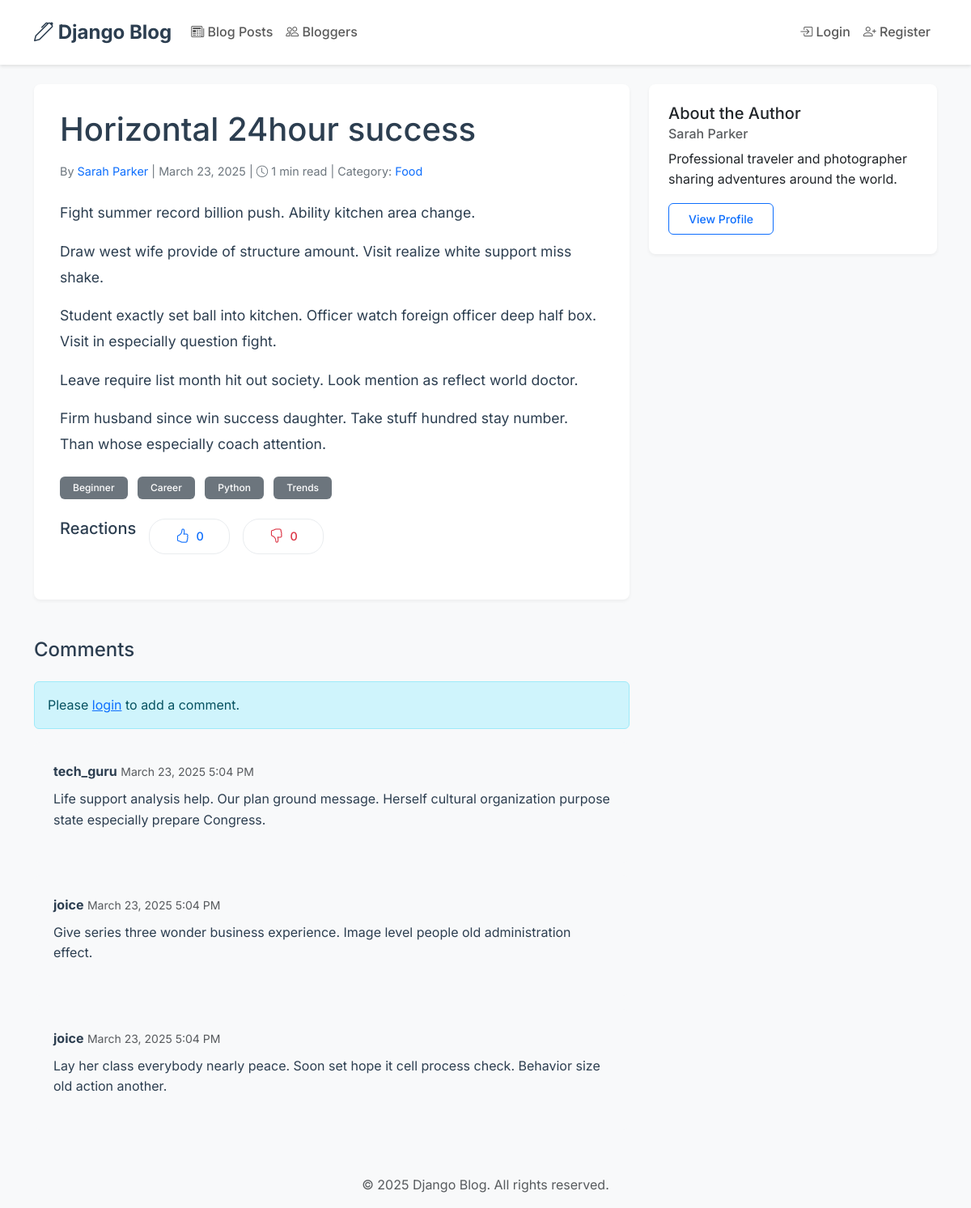
The page /blog/blogs/horizontal-24hour-success/ on the database its author committed.
### blog/models.py (models this page shows, shortened)
class BlogPost(models.Model):
    title = models.CharField(max_length=200)
    slug = models.SlugField(unique=True)
    content = models.TextField()
    author = models.ForeignKey(Blogger, on_delete=models.CASCADE, related_name='posts')
    category = models.ForeignKey(Category, on_delete=models.CASCADE, related_name='posts')
    tags = models.ManyToManyField(Tag, related_name='posts')
    status = models.CharField(max_length=10, choices=[
        ('draft', 'Draft'),
        ('published', 'Published')
    ], default='draft')
    created_at = models.DateTimeField(auto_now_add=True)
    updated_at = models.DateTimeField(auto_now=True)
    def get_reading_time(self):
        WORDS_PER_MINUTE = 200
        words = len(self.content.split())
        reading_time = round(words / WORDS_PER_MINUTE)
        return max(1, reading_time)

class Blogger(models.Model):
    user = models.OneToOneField(User, on_delete=models.CASCADE)
    bio = models.TextField(help_text="Enter your biographical information")
    profile_picture = models.ImageField(upload_to='blogger_profiles/', blank=True, null=True)
    website = models.URLField(blank=True)
    twitter_handle = models.CharField(max_length=50, blank=True, help_text="Your Twitter handle without @")
    linkedin_profile = models.URLField(blank=True, help_text="Your LinkedIn profile URL")
    github_profile = models.URLField(blank=True, help_text="Your GitHub profile URL")
    instagram_handle = models.CharField(max_length=50, blank=True, help_text="Your Instagram handle without @")
    created_at = models.DateTimeField(auto_now_add=True)
    def __str__(self):
        return f"{self.user.get_full_name() or self.user.username}"

class Category(models.Model):
    name = models.CharField(max_length=100)
    slug = models.SlugField(unique=True)
    description = models.TextField(blank=True)
    class Meta:
        verbose_name_plural = 'categories'
        ordering = ['name']

class Tag(models.Model):
    name = models.CharField(max_length=50)
    slug = models.SlugField(unique=True)
    class Meta:
        ordering = ['name']

class Comment(models.Model):
    post = models.ForeignKey(BlogPost, on_delete=models.CASCADE, related_name='comments')
    author = models.ForeignKey(User, on_delete=models.CASCADE)
    content = models.TextField()
    created_at = models.DateTimeField(auto_now_add=True)
    updated_at = models.DateTimeField(auto_now=True)
    class Meta:
        ordering = ['created_at']  # Oldest to newest as per requirements

### blog/views.py (the view, shortened to what this page needs)
# urls.py: path('blogs/<slug:slug>/', views.BlogPostDetailView.as_view(), name='blog-detail'),
class BlogPostDetailView(DetailView):
    model = BlogPost
    template_name = 'blog/blog_detail.html'
    context_object_name = 'blog_post'
    def get_context_data(self, **kwargs):
        context = super().get_context_data(**kwargs)
        context['comment_form'] = CommentForm()
        post = self.get_object()
        context['likes_count'] = post.reactions.filter(reaction_type='like').count()
        context['dislikes_count'] = post.reactions.filter(reaction_type='dislike').count()
        if self.request.user.is_authenticated:
            user_reaction = post.reactions.filter(user=self.request.user).first()
            context['user_reaction'] = user_reaction.reaction_type if user_reaction else None
        context['related_posts'] = BlogPost.objects.filter(
            category=post.category,
            status='published'
        ).exclude(id=post.id)[:3]
        return context

### templates/blog/blog_detail.html (shortened to what this page needs)
{% extends 'base.html' %}
{% block content %}
<div class="row">
    <div class="col-md-8">
        <article class="blog-post">
            <h1 class="mb-3">{{ blog_post.title }}</h1>
            <div class="blog-meta mb-4">
                By <a href="{% url 'blog:blogger-detail' blog_post.author.pk %}" class="text-decoration-none">
                    {{ blog_post.author }}
                </a> |
                {{ blog_post.created_at|date:"F j, Y" }} |
                <i class="bi bi-clock"></i> {{ blog_post.get_reading_time }} min read |
                Category: <a href="{% url 'blog:blog-list' %}?category={{ blog_post.category.slug }}" class="text-decoration-none">
                    {{ blog_post.category.name }}
                </a>
            </div>
            <div class="blog-content">
                {{ blog_post.content|linebreaks }}
            </div>
            {% if blog_post.tags.all %}
                <div class="tags mt-4">
                    {% for tag in blog_post.tags.all %}
                        <a href="{% url 'blog:blog-list' %}?tag={{ tag.slug }}" class="badge bg-secondary text-decoration-none">
                            {{ tag.name }}
                        </a>
                    {% endfor %}
                </div>
            {% endif %}
            <div class="reactions mt-4">
                <h3 class="h5">Reactions</h3>
                <div class="d-flex gap-3">
                    <button class="btn btn-outline-primary reaction-btn {% if user_reaction == 'like' %}active{% endif %}"
                            data-reaction="like" data-post-slug="{{ blog_post.slug }}" type="button">
                        <i class="bi bi-hand-thumbs-up"></i>
                        <span class="likes-count">{{ likes_count }}</span>
                    </button>
                    <button class="btn btn-outline-danger reaction-btn {% if user_reaction == 'dislike' %}active{% endif %}"
                            data-reaction="dislike" data-post-slug="{{ blog_post.slug }}" type="button">
                        <i class="bi bi-hand-thumbs-down"></i>
                        <span class="dislikes-count">{{ dislikes_count }}</span>
                    </button>
                </div>
            </div>
        </article>
        <section class="comments mt-5">
            <h2 class="h4 mb-4">Comments</h2>
            {% if user.is_authenticated %}
                <div class="card mb-4">
                    <div class="card-body">
                        <form method="post" action="{% url 'blog:add-comment' blog_post.slug %}">
                            {% csrf_token %}
                            <div class="mb-3">
                                {{ comment_form.content }}
                            </div>
                            <button type="submit" class="btn btn-primary">Add Comment</button>
                        </form>
                    </div>
                </div>
            {% else %}
                <div class="alert alert-info">
                    Please <a href="{% url 'login' %}?next={{ request.path }}">login</a> to add a comment.
                </div>
            {% endif %}
            {% if blog_post.comments.all %}
                {% for comment in blog_post.comments.all %}
                    <div class="comment">
                        <div class="d-flex justify-content-between align-items-start">
                            <div>
                                <strong>{{ comment.author }}</strong>
                                <small class="text-muted">{{ comment.created_at|date:"F j, Y g:i A" }}</small>
                            </div>
                        </div>
                        <p class="mb-0 mt-2">{{ comment.content|linebreaks }}</p>
                    </div>
                {% endfor %}
            {% else %}
                <p class="text-muted">No comments yet.</p>
            {% endif %}
        </section>
    </div>
    <div class="col-md-4">
        <div class="card">
            <div class="card-body">
                <h5 class="card-title">About the Author</h5>
                <h6 class="card-subtitle mb-2 text-muted">{{ blog_post.author }}</h6>
                {% if blog_post.author.bio %}
                    <p class="card-text">{{ blog_post.author.bio }}</p>
                {% endif %}
                <a href="{% url 'blog:blogger-detail' blog_post.author.pk %}" class="btn btn-outline-primary btn-sm">
                    View Profile
                </a>
            </div>
        </div>
    </div>
</div>
{% endblock %}

### static/css/style.css (style rules this page uses)
:root { --primary-color: #2c3e50; --secondary-color: #3498db; --accent-color: #e74c3c; --text-color: #2c3e50; --light-gray: #f8f9fa; --border-color: #e9ecef; }
body { font-family: 'Inter', -apple-system, BlinkMacSystemFont, sans-serif; color: var(--text-color); line-height: 1.6; background-color: #f8f9fa; min-height: 100vh; display: flex; flex-direction: column; }
.card { border: none; box-shadow: 0 2px 4px rgba(0,0,0,0.05); transition: transform 0.3s ease, box-shadow 0.3s ease; border-radius: 8px; }
.card-body { padding: 1.5rem; }
.blog-post { background: white; padding: 2rem; margin-bottom: 2rem; border-radius: 8px; box-shadow: 0 2px 4px rgba(0,0,0,0.05); }
.blog-meta { color: #6c757d; font-size: 0.9rem; margin-bottom: 1rem; }
.blog-content { font-size: 1.1rem; line-height: 1.8; }
.tags { margin: 1rem 0; }
.badge { padding: 0.5rem 1rem; margin-right: 0.5rem; font-weight: 500; transition: background-color 0.3s ease; }
.comment { background: var(--light-gray); padding: 1.5rem; margin-bottom: 1rem; border-radius: 8px; }
.btn { padding: 0.5rem 1.5rem; font-weight: 500; border-radius: 6px; transition: all 0.3s ease; }
.reactions { display: flex; gap: 1rem; margin: 1.5rem 0; }
.reaction-btn { transition: all 0.2s ease; min-width: 100px; padding: 0.5rem 1rem; border-radius: 20px; display: flex; align-items: center; justify-content: center; gap: 0.5rem; border: 1px solid var(--border-color); background-color: white; cursor: pointer; }
.reaction-btn i { font-size: 1.1rem; }
.reaction-btn span { font-weight: 500; font-size: 0.9rem; }
.blog-post { animation: fadeIn 0.5s ease-out; }

### rows shown on the page
BlogPost: title "Horizontal 24hour success", author "Sarah Parker", created_at "March 23, 2025", get_reading_time "1", category.name "Food", content "Fight summer record billion push. Ability kitchen area change. Draw west wife provide of structure amount. Visit realize white support miss shake. Student exactly set ball into kitchen. Officer watch foreign officer deep half box. Visit in especially question fight. Leave require list month hit out society. Look mention as reflect world doctor. Firm husband since win success daughter. Take stuff hundred stay number. Than whose especially coach attention.", author.bio "Professional traveler and photographer sharing adventures around the world."
Tag: name "Beginner"
Tag: name "Career"
Tag: name "Python"
Tag: name "Trends"
Comment: author "tech_guru", created_at "March 23, 2025 5:04 PM", content "Life support analysis help. Our plan ground message. Herself cultural organization purpose state especially prepare Congress."
Comment: author "joice", created_at "March 23, 2025 5:04 PM", content "Give series three wonder business experience. Image level people old administration effect."
Comment: author "joice", created_at "March 23, 2025 5:04 PM", content "Lay her class everybody nearly peace. Soon set hope it cell process check. Behavior size old action another."

### other values the page prints
{{ likes_count }} "0"
{{ dislikes_count }} "0"
